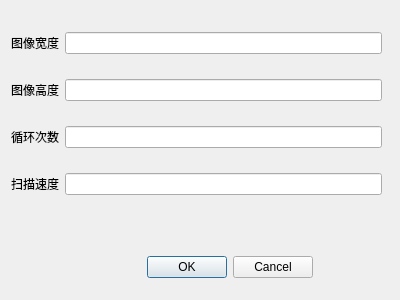
<?xml version="1.0" encoding="UTF-8"?>
<ui version="4.0">
 <class>IpadImageSetDialog</class>
 <widget class="QDialog" name="IpadImageSetDialog">
  <property name="geometry">
   <rect>
    <x>0</x>
    <y>0</y>
    <width>400</width>
    <height>300</height>
   </rect>
  </property>
  <property name="windowTitle">
   <string>图像尺寸设置</string>
  </property>
  <widget class="QDialogButtonBox" name="buttonBox">
   <property name="geometry">
    <rect>
     <x>80</x>
     <y>250</y>
     <width>233</width>
     <height>34</height>
    </rect>
   </property>
   <property name="orientation">
    <enum>Qt::Horizontal</enum>
   </property>
   <property name="standardButtons">
    <set>QDialogButtonBox::Cancel|QDialogButtonBox::Ok</set>
   </property>
  </widget>
  <widget class="QWidget" name="">
   <property name="geometry">
    <rect>
     <x>11</x>
     <y>13</y>
     <width>371</width>
     <height>201</height>
    </rect>
   </property>
   <layout class="QGridLayout" name="gridLayout">
    <item row="0" column="0">
     <widget class="QLabel" name="label">
      <property name="text">
       <string>图像宽度</string>
      </property>
     </widget>
    </item>
    <item row="0" column="1">
     <widget class="QLineEdit" name="lineEdit"/>
    </item>
    <item row="1" column="0">
     <widget class="QLabel" name="label_2">
      <property name="text">
       <string>图像高度</string>
      </property>
     </widget>
    </item>
    <item row="1" column="1">
     <widget class="QLineEdit" name="lineEdit_2"/>
    </item>
    <item row="2" column="0">
     <widget class="QLabel" name="label_3">
      <property name="text">
       <string>循环次数</string>
      </property>
     </widget>
    </item>
    <item row="2" column="1">
     <widget class="QLineEdit" name="lineEdit_3"/>
    </item>
    <item row="3" column="0">
     <widget class="QLabel" name="label_4">
      <property name="text">
       <string>扫描速度</string>
      </property>
     </widget>
    </item>
    <item row="3" column="1">
     <widget class="QLineEdit" name="lineEdit_4"/>
    </item>
   </layout>
  </widget>
 </widget>
 <tabstops>
  <tabstop>lineEdit</tabstop>
  <tabstop>lineEdit_3</tabstop>
  <tabstop>lineEdit_4</tabstop>
 </tabstops>
 <resources/>
 <connections>
  <connection>
   <sender>buttonBox</sender>
   <signal>accepted()</signal>
   <receiver>IpadImageSetDialog</receiver>
   <slot>accept()</slot>
   <hints>
    <hint type="sourcelabel">
     <x>248</x>
     <y>254</y>
    </hint>
    <hint type="destinationlabel">
     <x>157</x>
     <y>274</y>
    </hint>
   </hints>
  </connection>
  <connection>
   <sender>buttonBox</sender>
   <signal>rejected()</signal>
   <receiver>IpadImageSetDialog</receiver>
   <slot>reject()</slot>
   <hints>
    <hint type="sourcelabel">
     <x>316</x>
     <y>260</y>
    </hint>
    <hint type="destinationlabel">
     <x>286</x>
     <y>274</y>
    </hint>
   </hints>
  </connection>
 </connections>
</ui>
